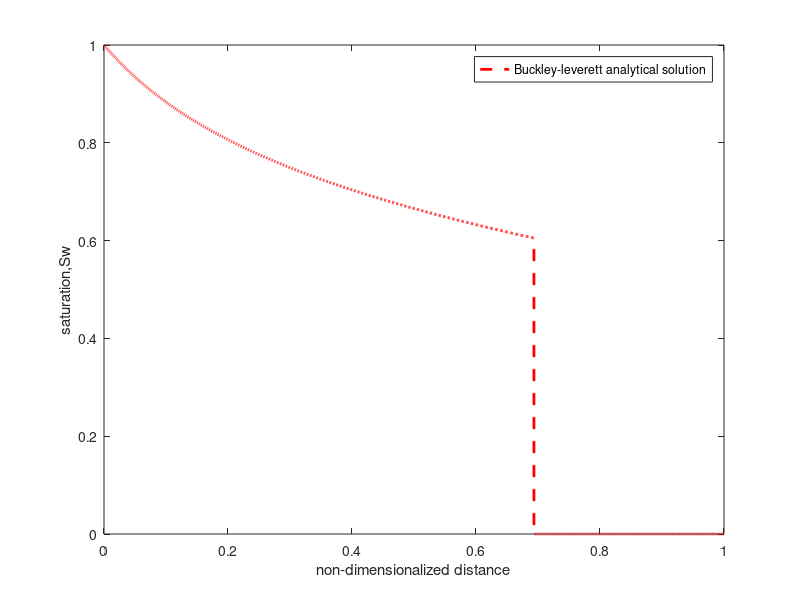

The MATLAB script that drew this image:
%buckley leveratt analytical solution

muw = 1e-3;muo = 3e-3;
sw = 1:-0.0001:0.0;
x = 0:0.0001:1; 
dfractional = @(s) ((2*s./muw).*(s.^2./muw + (1-s).^2./muo) - (s.^2/muw).*(2*s/muw - 2*s.*(1-s)./muo))./(s.^2/muw + (1-s).^2./muo).^2;
%fractiona = 
xd = @(td,sw) td.*dfractional(sw);
td = 1;
i = sw>0.605;
xdd = xd(td,sw(i));
x(i) = xd(td,sw(i));
dx = (1-xdd(end))/(length(sw(~i))-1);
sw(~i) = 0;

x(~i) = xdd(end):dx:1;
% x(ii) = xdd(end);
plot(x,sw,'--','linewidth',2,'color','r')
xlabel('non-dimensionalized distance')
ylabel('saturation,Sw')
legend('Buckley-leverett analytical solution')